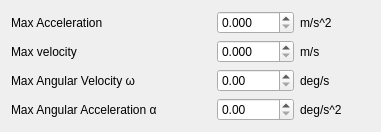
       <widget class="QWidget" name="layoutWidget">
        <property name="geometry">
         <rect>
          <x>12</x>
          <y>290</y>
          <width>381</width>
          <height>107</height>
         </rect>
        </property>
        <layout class="QGridLayout" name="gridLayout_9">
         <item row="0" column="2">
          <widget class="QDoubleSpinBox" name="ds_max_acc">
           <property name="decimals">
            <number>3</number>
           </property>
           <property name="maximum">
            <double>1000.000000000000000</double>
           </property>
          </widget>
         </item>
         <item row="2" column="0">
          <widget class="QLabel" name="label_17">
           <property name="text">
            <string>Max Angular Velocity ω</string>
           </property>
          </widget>
         </item>
         <item row="0" column="0">
          <widget class="QLabel" name="label_16">
           <property name="text">
            <string>Max Acceleration</string>
           </property>
          </widget>
         </item>
         <item row="1" column="0">
          <widget class="QLabel" name="label_15">
           <property name="text">
            <string>Max velocity</string>
           </property>
          </widget>
         </item>
         <item row="3" column="2">
          <widget class="QDoubleSpinBox" name="ds_max_alpha">
           <property name="maximum">
            <double>200.000000000000000</double>
           </property>
          </widget>
         </item>
         <item row="1" column="2">
          <widget class="QDoubleSpinBox" name="ds_max_v">
           <property name="decimals">
            <number>3</number>
           </property>
           <property name="maximum">
            <double>1000.000000000000000</double>
           </property>
          </widget>
         </item>
         <item row="2" column="2">
          <widget class="QDoubleSpinBox" name="ds_max_omega"/>
         </item>
         <item row="3" column="0" colspan="2">
          <widget class="QLabel" name="label_22">
           <property name="text">
            <string>Max Angular Acceleration α</string>
           </property>
          </widget>
         </item>
         <item row="0" column="3">
          <widget class="QLabel" name="label_63">
           <property name="text">
            <string>m/s^2</string>
           </property>
          </widget>
         </item>
         <item row="1" column="3">
          <widget class="QLabel" name="label_64">
           <property name="text">
            <string>m/s</string>
           </property>
          </widget>
         </item>
         <item row="2" column="3">
          <widget class="QLabel" name="label_65">
           <property name="text">
            <string>deg/s</string>
           </property>
          </widget>
         </item>
         <item row="3" column="3">
          <widget class="QLabel" name="label_66">
           <property name="text">
            <string>deg/s^2</string>
           </property>
          </widget>
         </item>
        </layout>
       </widget>
